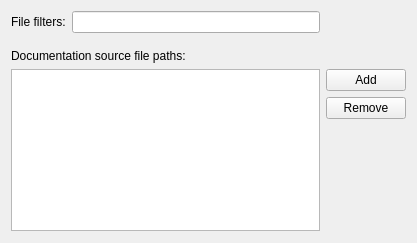
<ui version="4.0" >
 <class>PathPage</class>
 <widget class="QWidget" name="PathPage" >
  <property name="geometry" >
   <rect>
    <x>0</x>
    <y>0</y>
    <width>417</width>
    <height>243</height>
   </rect>
  </property>
  <property name="windowTitle" >
   <string>Form</string>
  </property>
  <layout class="QGridLayout" >
   <item row="0" column="0" >
    <widget class="QLabel" name="label_2" >
     <property name="sizePolicy" >
      <sizepolicy vsizetype="Preferred" hsizetype="Maximum" >
       <horstretch>0</horstretch>
       <verstretch>0</verstretch>
      </sizepolicy>
     </property>
     <property name="text" >
      <string>File filters:</string>
     </property>
    </widget>
   </item>
   <item row="0" column="1" colspan="2" >
    <widget class="QLineEdit" name="filterLineEdit" />
   </item>
   <item row="1" column="1" >
    <spacer>
     <property name="orientation" >
      <enum>Qt::Vertical</enum>
     </property>
     <property name="sizeType" >
      <enum>QSizePolicy::Policy::Fixed</enum>
     </property>
     <property name="sizeHint" >
      <size>
       <width>20</width>
       <height>10</height>
      </size>
     </property>
    </spacer>
   </item>
   <item row="2" column="0" colspan="3" >
    <widget class="QLabel" name="label" >
     <property name="text" >
      <string>Documentation source file paths:</string>
     </property>
    </widget>
   </item>
   <item rowspan="3" row="3" column="0" colspan="3" >
    <widget class="QListWidget" name="pathListWidget" />
   </item>
   <item row="3" column="3" >
    <widget class="QPushButton" name="addButton" >
     <property name="sizePolicy" >
      <sizepolicy vsizetype="Fixed" hsizetype="Maximum" >
       <horstretch>0</horstretch>
       <verstretch>0</verstretch>
      </sizepolicy>
     </property>
     <property name="text" >
      <string>Add</string>
     </property>
    </widget>
   </item>
   <item row="4" column="3" >
    <widget class="QPushButton" name="removeButton" >
     <property name="sizePolicy" >
      <sizepolicy vsizetype="Fixed" hsizetype="Maximum" >
       <horstretch>0</horstretch>
       <verstretch>0</verstretch>
      </sizepolicy>
     </property>
     <property name="text" >
      <string>Remove</string>
     </property>
    </widget>
   </item>
   <item row="5" column="3" >
    <spacer>
     <property name="orientation" >
      <enum>Qt::Vertical</enum>
     </property>
     <property name="sizeHint" >
      <size>
       <width>20</width>
       <height>51</height>
      </size>
     </property>
    </spacer>
   </item>
   <item row="6" column="2" >
    <spacer>
     <property name="orientation" >
      <enum>Qt::Vertical</enum>
     </property>
     <property name="sizeHint" >
      <size>
       <width>20</width>
       <height>31</height>
      </size>
     </property>
    </spacer>
   </item>
  </layout>
 </widget>
 <resources/>
 <connections/>
</ui>
